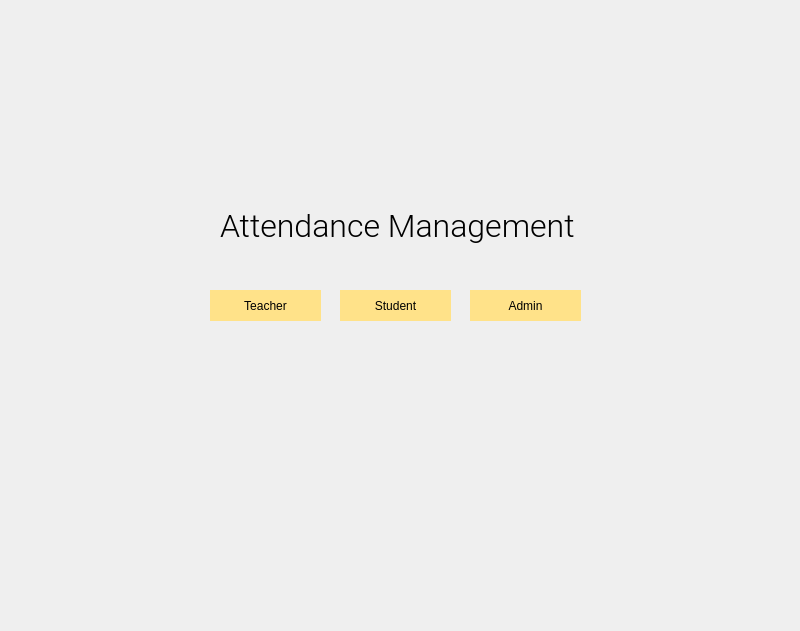
<?xml version="1.0" encoding="UTF-8"?>
<ui version="4.0">
 <class>MainWindow</class>
 <widget class="QMainWindow" name="MainWindow">
  <property name="geometry">
   <rect>
    <x>0</x>
    <y>0</y>
    <width>800</width>
    <height>631</height>
   </rect>
  </property>
  <property name="windowTitle">
   <string>NED Attendance Management</string>
  </property>
  <property name="windowIcon">
   <iconset resource="src.qrc">
    <normaloff>:/new/images/img/1200px-NEDUET_logo.svg.png</normaloff>:/new/images/img/1200px-NEDUET_logo.svg.png</iconset>
  </property>
  <property name="styleSheet">
   <string notr="true">#centralwidget{
	
border-image:url(:/new/images/img/Background.jpg)

}</string>
  </property>
  <widget class="QWidget" name="centralwidget">
   <widget class="QWidget" name="logoimg" native="true">
    <property name="geometry">
     <rect>
      <x>320</x>
      <y>30</y>
      <width>161</width>
      <height>161</height>
     </rect>
    </property>
    <property name="styleSheet">
     <string notr="true">#logoimg {

border-image:url(:/new/images/img/1200px-NEDUET_logo.svg.png)

}</string>
    </property>
   </widget>
   <widget class="QLabel" name="label">
    <property name="geometry">
     <rect>
      <x>220</x>
      <y>190</y>
      <width>371</width>
      <height>71</height>
     </rect>
    </property>
    <property name="font">
     <font>
      <family>Roboto Light</family>
      <pointsize>24</pointsize>
     </font>
    </property>
    <property name="text">
     <string>Attendance Management</string>
    </property>
   </widget>
   <widget class="QPushButton" name="pushButton_techer">
    <property name="geometry">
     <rect>
      <x>210</x>
      <y>290</y>
      <width>111</width>
      <height>31</height>
     </rect>
    </property>
    <property name="styleSheet">
     <string notr="true">background-color:rgb(255, 226, 137);
border: none;
</string>
    </property>
    <property name="text">
     <string>Teacher</string>
    </property>
   </widget>
   <widget class="QPushButton" name="pushButton_student">
    <property name="geometry">
     <rect>
      <x>340</x>
      <y>290</y>
      <width>111</width>
      <height>31</height>
     </rect>
    </property>
    <property name="styleSheet">
     <string notr="true">background-color:rgb(255, 226, 137);
border: none;</string>
    </property>
    <property name="text">
     <string>Student</string>
    </property>
   </widget>
   <widget class="QPushButton" name="pushButton_admin">
    <property name="geometry">
     <rect>
      <x>470</x>
      <y>290</y>
      <width>111</width>
      <height>31</height>
     </rect>
    </property>
    <property name="styleSheet">
     <string notr="true">background-color:rgb(255, 226, 137);
border: none;</string>
    </property>
    <property name="text">
     <string>Admin</string>
    </property>
   </widget>
  </widget>
 </widget>
 <resources>
  <include location="src.qrc"/>
 </resources>
 <connections/>
</ui>
